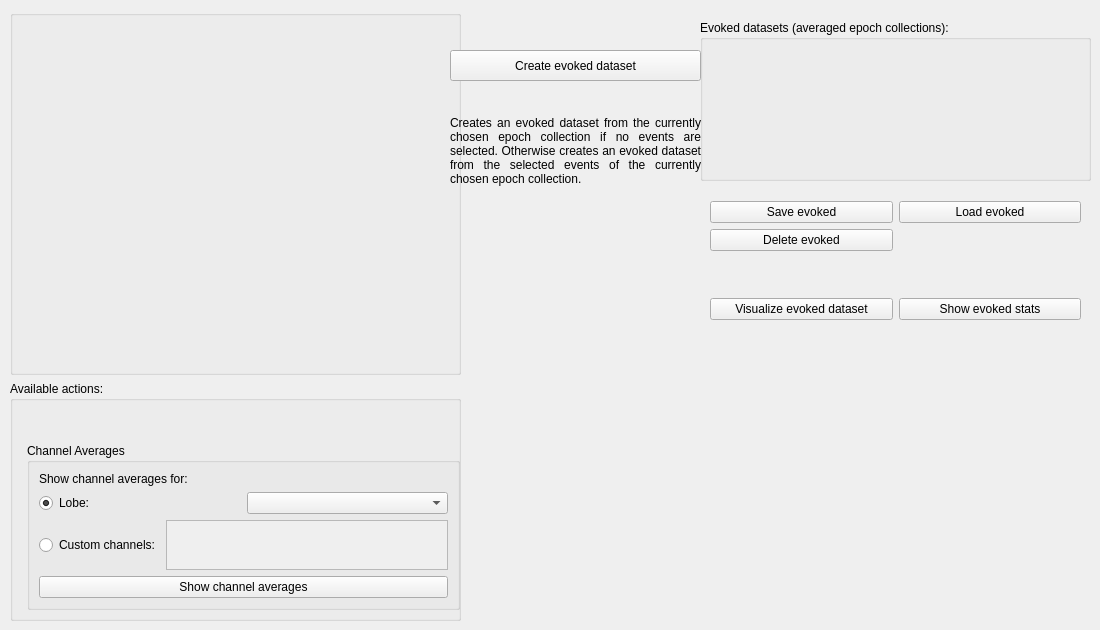
            <widget class="QWidget" name="tabAveraging">
             <attribute name="title">
              <string>Averaging</string>
             </attribute>
             <widget class="QWidget" name="gridLayoutWidget">
              <property name="geometry">
               <rect>
                <x>10</x>
                <y>10</y>
                <width>451</width>
                <height>611</height>
               </rect>
              </property>
              <layout class="QGridLayout" name="gridLayout_4">
               <item row="0" column="0">
                <widget class="QGroupBox" name="groupBoxEpochsAveraging">
                 <property name="sizePolicy">
                  <sizepolicy hsizetype="Preferred" vsizetype="Preferred">
                   <horstretch>0</horstretch>
                   <verstretch>0</verstretch>
                  </sizepolicy>
                 </property>
                 <property name="title">
                  <string/>
                 </property>
                </widget>
               </item>
               <item row="1" column="0">
                <widget class="QGroupBox" name="groupBoxAvailableAveraging">
                 <property name="maximumSize">
                  <size>
                   <width>500</width>
                   <height>240</height>
                  </size>
                 </property>
                 <property name="title">
                  <string>Available actions:</string>
                 </property>
                 <widget class="QGroupBox" name="groupBoxChannelAverages">
                  <property name="geometry">
                   <rect>
                    <x>17</x>
                    <y>62</y>
                    <width>433</width>
                    <height>167</height>
                   </rect>
                  </property>
                  <property name="minimumSize">
                   <size>
                    <width>0</width>
                    <height>50</height>
                   </size>
                  </property>
                  <property name="title">
                   <string>Channel Averages</string>
                  </property>
                  <layout class="QGridLayout" name="gridLayout_11">
                   <item row="4" column="1">
                    <widget class="QPushButton" name="pushButtonChannelAverages">
                     <property name="text">
                      <string>Show channel averages</string>
                     </property>
                    </widget>
                   </item>
                   <item row="1" column="1">
                    <layout class="QHBoxLayout" name="horizontalLayout_14">
                     <item>
                      <widget class="QRadioButton" name="radioButtonLobe">
                       <property name="text">
                        <string>Lobe:</string>
                       </property>
                       <property name="checked">
                        <bool>true</bool>
                       </property>
                       <attribute name="buttonGroup">
                        <string notr="true">buttonGroupChannelAverage</string>
                       </attribute>
                      </widget>
                     </item>
                     <item>
                      <widget class="QComboBox" name="comboBoxLobes"/>
                     </item>
                    </layout>
                   </item>
                   <item row="0" column="1">
                    <widget class="QLabel" name="labelChannelAverages">
                     <property name="text">
                      <string>Show channel averages for:</string>
                     </property>
                    </widget>
                   </item>
                   <item row="3" column="1">
                    <layout class="QHBoxLayout" name="horizontalLayout_15">
                     <item>
                      <widget class="QRadioButton" name="radioButtonCustomChannels">
                       <property name="text">
                        <string>Custom channels:</string>
                       </property>
                       <attribute name="buttonGroup">
                        <string notr="true">buttonGroupChannelAverage</string>
                       </attribute>
                      </widget>
                     </item>
                     <item>
                      <widget class="QPlainTextEdit" name="plainTextEditCustomChannelsToAverage">
                       <property name="enabled">
                        <bool>false</bool>
                       </property>
                      </widget>
                     </item>
                    </layout>
                   </item>
                  </layout>
                 </widget>
                </widget>
               </item>
              </layout>
             </widget>
             <widget class="QGroupBox" name="groupBoxEvokeds">
              <property name="geometry">
               <rect>
                <x>700</x>
                <y>20</y>
                <width>391</width>
                <height>161</height>
               </rect>
              </property>
              <property name="title">
               <string>Evoked datasets (averaged epoch collections):</string>
              </property>
              <widget class="QWidget" name="widgetEvokeds" native="true">
               <property name="geometry">
                <rect>
                 <x>10</x>
                 <y>30</y>
                 <width>351</width>
                 <height>121</height>
                </rect>
               </property>
              </widget>
             </widget>
             <widget class="QPushButton" name="pushButtonCreateEvoked">
              <property name="geometry">
               <rect>
                <x>450</x>
                <y>50</y>
                <width>251</width>
                <height>31</height>
               </rect>
              </property>
              <property name="sizePolicy">
               <sizepolicy hsizetype="Fixed" vsizetype="Fixed">
                <horstretch>0</horstretch>
                <verstretch>0</verstretch>
               </sizepolicy>
              </property>
              <property name="maximumSize">
               <size>
                <width>10000</width>
                <height>16777215</height>
               </size>
              </property>
              <property name="text">
               <string>Create evoked dataset</string>
              </property>
             </widget>
             <widget class="QLabel" name="label">
              <property name="geometry">
               <rect>
                <x>450</x>
                <y>80</y>
                <width>251</width>
                <height>141</height>
               </rect>
              </property>
              <property name="text">
               <string>Creates an evoked dataset from the currently chosen epoch collection if no events are selected. Otherwise creates an evoked dataset from the selected events of the currently chosen epoch collection.</string>
              </property>
              <property name="scaledContents">
               <bool>false</bool>
              </property>
              <property name="alignment">
               <set>Qt::AlignJustify|Qt::AlignVCenter</set>
              </property>
              <property name="wordWrap">
               <bool>true</bool>
              </property>
             </widget>
             <widget class="QWidget" name="verticalLayoutWidget_4">
              <property name="geometry">
               <rect>
                <x>710</x>
                <y>180</y>
                <width>371</width>
                <height>161</height>
               </rect>
              </property>
              <layout class="QVBoxLayout" name="verticalLayout_6">
               <item>
                <layout class="QGridLayout" name="gridLayout">
                 <item row="0" column="0">
                  <widget class="QPushButton" name="pushButtonSaveEvoked">
                   <property name="text">
                    <string>Save evoked</string>
                   </property>
                  </widget>
                 </item>
                 <item row="1" column="0">
                  <widget class="QPushButton" name="pushButtonDeleteEvoked">
                   <property name="text">
                    <string>Delete evoked</string>
                   </property>
                  </widget>
                 </item>
                 <item row="0" column="1">
                  <widget class="QPushButton" name="pushButtonLoadEvoked">
                   <property name="text">
                    <string>Load evoked</string>
                   </property>
                  </widget>
                 </item>
                </layout>
               </item>
               <item>
                <spacer name="horizontalSpacer_2">
                 <property name="orientation">
                  <enum>Qt::Horizontal</enum>
                 </property>
                 <property name="sizeHint" stdset="0">
                  <size>
                   <width>40</width>
                   <height>20</height>
                  </size>
                 </property>
                </spacer>
               </item>
               <item>
                <layout class="QHBoxLayout" name="horizontalLayout_10">
                 <item>
                  <widget class="QPushButton" name="pushButtonVisualizeEvokedDataset">
                   <property name="text">
                    <string>Visualize evoked dataset</string>
                   </property>
                  </widget>
                 </item>
                 <item>
                  <widget class="QPushButton" name="pushButtonOpenEvokedStatsDialog">
                   <property name="text">
                    <string>Show evoked stats</string>
                   </property>
                  </widget>
                 </item>
                </layout>
               </item>
              </layout>
             </widget>
            </widget>
